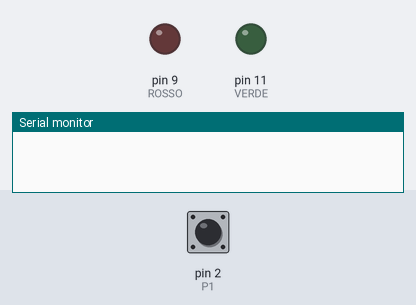
Simulated run of this sketch. Board: Arduino Uno, built with avr-gcc and run on an emulated ATmega328P. On the bench: output pins drawn as LEDs (lit = HIGH), the last lines printed to the serial monitor. The test bench sets the inputs (shaded band); at power-on: pin 2 (P1) LOW. Random numbers use the default seed unless the sketch sets one.

Above: at 1.2 s.
1.3 s: pin 2 (P1) driven HIGH
At 2.5 s:
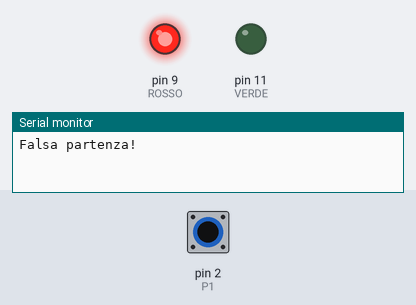
2.8 s: pin 2 (P1) driven LOW
At 5.61 s:
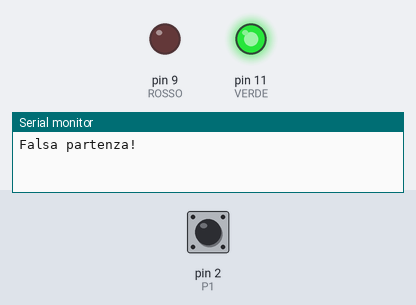
5.8 s: pin 2 (P1) pulsed HIGH 2 times (0.12 s each, 0.3 s apart)
At 7.7 s:
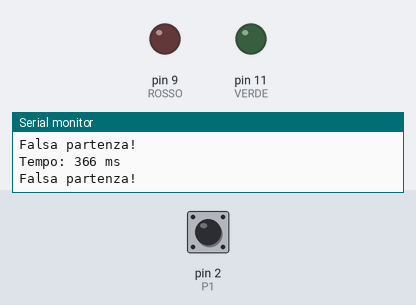
Timing chart, 0 to 12.1 s (numbered marks = the images above; inputs shaded):
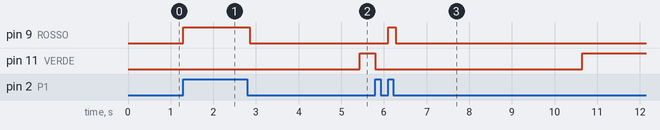

Measured:
- after the input at 1.3 s, pin 9 (ROSSO): LOW → HIGH at once
- after the input at 2.8 s, pin 9 (ROSSO): HIGH → LOW after 0.05 s; pin 11 (VERDE): LOW → HIGH after 2.6 s
- after the input at 5.8 s, pin 9 (ROSSO): LOW → HIGH after 0.30 s, → LOW 0.17 s later; pin 11 (VERDE): HIGH → LOW at once, → HIGH 4.8 s later

The sketch:

soluzione-C-difficile-gioco-riflessi.ino
```cpp
/*
===============================================================================
CONSEGNA - ESERCIZIO C (DIFFICILE) - Gioco dei riflessi, polling non bloccante su due fronti
===============================================================================
Classe terza - Sistemi e reti
Argomenti: pull-down, le quattro situazioni critiche, polling non bloccante su
due fronti (versioni 1 e 4), confronto fra prontezza e sicurezza.

Realizzate in Tinkercad un gioco che misura il tempo di reazione: dopo
un'attesa casuale si accende un LED verde e il giocatore deve premere il
pulsante il piu' presto possibile. Il tempo viene stampato sul Monitor
seriale. Chi preme prima del verde fa una falsa partenza.

OBIETTIVO
Qui la pressione e il rilascio servono a cose diverse: la PRESSIONE ferma il
cronometro (deve essere riconosciuta subito, altrimenti il tempo e' falsato),
il RILASCIO fa partire la manche successiva. Il programma deve controllare il
pulsante anche durante l'attesa casuale, per accorgersi delle false partenze:
per questo non puo' essere bloccante.

CIRCUITO IN TINKERCAD (Arduino Uno R3)
 Componente           Collegamento                     A cosa serve
 Pulsante             tra il pin 2 e 5V                premuto porta il pin 2 a HIGH
 Resistenza 10 kOhm   tra il pin 2 e GND               pull-down
 LED verde            pin 11, con resistenza 220 Ohm   "via!"
 LED rosso            pin 9,  con resistenza 220 Ohm   falsa partenza
Il Monitor seriale va aperto a 9600 baud.

REQUISITI
 Il gioco ha tre stati: ATTESA, VIA, FINE.
 1. ATTESA: LED spenti. Si estrae un'attesa casuale fra 2 e 5 s
    (random(2000, 5001)); quando e' trascorsa si passa a VIA.
 2. VIA: si accende il LED verde e si memorizza l'istante di accensione.
    Alla PRESSIONE il verde si spegne, si stampa il tempo di reazione in ms e
    si passa a FINE.
 3. Se il pulsante viene premuto in ATTESA (falsa partenza) si accende il LED
    rosso, si stampa "Falsa partenza!" e si passa a FINE.
 4. FINE: al RILASCIO del pulsante si spengono i LED e riparte una nuova
    manche in ATTESA.
 5. Dopo 5 manche valide si stampano il tempo migliore e la media; poi si
    ricomincia da capo.
 6. Ogni pressione conta una sola volta, anche se il contatto rimbalza.

VINCOLI SUL CODICE
 - Il pulsante si gestisce con la versione 1 della dispensa sul polling non
   bloccante su due fronti (millis(), t0, attivo): pressione riconosciuta
   alla prima lettura alta, rilascio confermato da 50 ms di livello basso.
 - doOnRise() gestisce la pressione (stop del cronometro o falsa partenza),
   doOnFall() la ripartenza; entrambe agiscono in base allo stato del gioco.
 - Lo stato del gioco e' una variabile (byte o enum) e il loop() ha due
   compiti separati: prima il pulsante, poi l'avanzamento del gioco.
 - Nessun delay(); tutte le differenze di tempo come millis() - t > durata,
   con variabili unsigned long.
 - In setup() randomSeed(analogRead(A0)).

COME PROVARLO
 [ ] Cinque manche normali: tempi plausibili (150-400 ms) e alla fine migliore
     e media.
 [ ] Premete prima del verde: LED rosso e "Falsa partenza!", la manche non
     conta.
 [ ] Tenete premuto dopo la misura: la manche successiva parte solo quando
     rilasciate.
 [ ] Premete in VIA: il tempo stampato non cambia se tenete premuto piu' a
     lungo.

COSA CONSEGNARE
 1. Il link al progetto Tinkercad, condiviso in sola lettura.
 2. Il codice completo, con un commento su ogni riga che riguarda i tempi.
 3. Il diagramma degli stati del gioco (ATTESA, VIA, FINE) con gli eventi che
    fanno passare da uno all'altro.
 4. Le risposte alle domande.

DOMANDE
 1. Perche' il cronometro si ferma alla pressione e non al rilascio, mentre
    la ripartenza avviene al rilascio? Che cosa misurereste agendo al
    rilascio?
 2. Con la versione 1, di quanto e' in ritardo il riconoscimento della
    pressione rispetto al contatto vero? E il rilascio?
 3. Riscrivete la gestione del pulsante con la versione 4 (schedulatore,
    TBASE = 50 ms). Quale errore massimo e quale errore medio si aggiungono al
    tempo di reazione misurato? E' accettabile per questo gioco?
 4. Uno spike di 2 ms a pulsante rilasciato, con la versione 1: che effetto ha
    in ATTESA? E in VIA? E' un problema di sicurezza o solo di gioco?
 5. Un buco di 3 ms del contatto mentre il giocatore tiene premuto in FINE
    puo' far partire una manche? Rispondete per la versione 1 e per la
    versione 4.
 6. Perche' un programma bloccante (con waitUntilInputLow() e delay() per
    l'attesa casuale) non potrebbe riconoscere le false partenze?
===============================================================================
*/

// ---------------------------------------------------------------------------
// SOLUZIONE - versione 1 su due fronti (millis(), t0, attivo)
// ---------------------------------------------------------------------------
const byte P1 = 2;                        // pull-down: premuto = HIGH
const byte VERDE = 11;
const byte ROSSO = 9;
const unsigned long TDEBOUNCE = 50;       // ms di basso continuo per il rilascio
const byte NMANCHE = 5;

enum { ATTESA, VIA, FINE };
byte statoGioco = ATTESA;

unsigned long t0 = 0;                     // ultima lettura alta del pulsante
bool attivo = false;                      // pulsante premuto (pressione riconosciuta)

unsigned long tStato = 0;                 // inizio dell'ATTESA o accensione del verde
unsigned long attesa = 0;                 // durata casuale dell'ATTESA (ms)
byte manche = 0;                          // manche valide giocate
unsigned long somma = 0;                  // somma dei tempi validi (ms)
unsigned long migliore = 0;               // tempo migliore (ms)

void nuovaManche() {
  digitalWrite(VERDE, LOW);
  digitalWrite(ROSSO, LOW);
  attesa = random(2000, 5001);            // fra 2 e 5 s
  tStato = millis();                      // l'attesa comincia adesso
  statoGioco = ATTESA;
}

void doOnRise() {
  // PRESSIONE: riconosciuta alla prima lettura alta, quindi subito
  if (statoGioco == ATTESA) {             // premuto prima del verde
    digitalWrite(ROSSO, HIGH);
    Serial.println("Falsa partenza!");
    statoGioco = FINE;
  } else if (statoGioco == VIA) {
    unsigned long tr = millis() - tStato; // tempo di reazione (ms)
    digitalWrite(VERDE, LOW);
    Serial.print("Tempo: ");
    Serial.print(tr);
    Serial.println(" ms");
    manche++;
    somma += tr;
    if (manche == 1 || tr < migliore) migliore = tr;
    if (manche == NMANCHE) {
      Serial.print("Migliore: ");
      Serial.print(migliore);
      Serial.print(" ms  Media: ");
      Serial.print(somma / NMANCHE);
      Serial.println(" ms");
      manche = 0;                         // si ricomincia da capo
      somma = 0;
    }
    statoGioco = FINE;
  }
  // in FINE la pressione non fa nulla
}

void doOnFall() {
  // RILASCIO: confermato da 50 ms di basso; in FINE fa partire la manche dopo
  if (statoGioco == FINE) nuovaManche();
}

void setup() {
  Serial.begin(9600);
  pinMode(P1, INPUT);
  pinMode(VERDE, OUTPUT);
  pinMode(ROSSO, OUTPUT);
  randomSeed(analogRead(A0));             // A0 scollegato: valore casuale
  nuovaManche();
}

void loop() {
  // --- compito 1: il pulsante
  if (digitalRead(P1) == HIGH) {
    if (!attivo) {                        // prima lettura alta: pressione
      attivo = true;
      doOnRise();
    }
    t0 = millis();                        // a ogni lettura alta il timer riparte
  } else if (attivo && millis() - t0 > TDEBOUNCE) {
    attivo = false;                       // basso da piu' di 50 ms: rilascio
    doOnFall();
  }

  // --- compito 2: il gioco
  if (statoGioco == ATTESA && millis() - tStato > attesa) {   // attesa finita
    digitalWrite(VERDE, HIGH);
    tStato = millis();                    // il cronometro parte adesso
    statoGioco = VIA;
  }
}

/*
===============================================================================
RISPOSTE ALLE DOMANDE
===============================================================================
1. Il tempo di reazione e' l'intervallo fra l'accensione del verde e
   l'istante in cui il dito chiude il contatto: va preso alla pressione, e
   con la versione 1 la pressione e' riconosciuta alla prima lettura alta,
   cioe' subito. Agendo al rilascio si misurerebbe il tempo di reazione PIU'
   il tempo per cui il giocatore tiene premuto PIU' i 50 ms di conferma: un
   numero che non dice nulla dei riflessi. La ripartenza invece non ha
   fretta: al rilascio si e' sicuri che il dito si e' alzato, quindi la
   nuova manche non parte con il pulsante gia' premuto (che sarebbe una
   falsa partenza immediata).

2. Pressione: riconosciuta alla prima lettura alta, quindi con un ritardo di
   un giro di loop() (meno di 1 ms); i rimbalzi della pressione non la
   ritardano, perche' basta il primo contatto. Rilascio: confermato 50 ms
   dopo l'ultimo rimbalzo, quando il pin e' stato LOW per 50 ms di fila.

3. Con lo schedulatore la pressione e' vista alla prima lettura dopo il
   contatto: le letture sono ogni 50 ms, quindi il ritardo va da 0 a 50 ms,
   in media 25 ms. L'errore si aggiunge al tempo di reazione e cambia da una
   manche all'altra. Su tempi di 150-400 ms e' un errore fino al 15-30%, e
   due giocatori che differiscono di 20 ms non si possono confrontare: per
   questo gioco non e' accettabile.

4. Lo spike a riposo e' preso per una pressione (la versione 1 non lo
   filtra):
   - in ATTESA: falsa partenza falsa, la manche e' persa senza colpa;
   - in VIA: il cronometro si ferma su un tempo inventato, magari un
     "record" di pochi ms;
   in entrambi i casi 50 ms dopo il "rilascio" viene confermato e parte la
   manche successiva. E' un problema di gioco, non di sicurezza: nessuna
   macchina si muove. Fa capire pero' perche' dove l'errore e' pericoloso si
   conferma anche la pressione.

5. Versione 1: no. Un buco di 3 ms e' piu' corto dei 50 ms richiesti per
   confermare il rilascio: alla lettura alta successiva t0 riparte, attivo
   resta true, doOnFall() non viene chiamata.
   Versione 4: si', se una lettura cade nel buco. Quella lettura vale LOW e
   la precedente HIGH: e' un fronte di discesa, doOnFall() fa partire la
   manche. Alla lettura dopo il pulsante e' di nuovo HIGH: fronte di salita,
   doOnRise() in ATTESA, quindi una falsa partenza mentre il giocatore non
   ha fatto nulla. La probabilita' e' circa 3/50 = 6% per ogni buco.

6. Un programma bloccante, durante delay(attesa), non legge il pulsante: chi
   preme prima del verde non viene visto. Peggio: se il pulsante e' ancora
   premuto quando l'attesa finisce, il programma lo trova subito HIGH e
   misura un tempo di reazione di 0 ms. Per vedere le false partenze il
   pulsante va letto DURANTE l'attesa, cioe' nello stesso loop() che
   controlla il tempo: serve un programma non bloccante.

VERIFICA IN SIMULAZIONE
Pressioni simulate 200, 220, 260, 280, 300 ms dopo il verde: tempi stampati
202, 220, 262, 280, 300 ms (i 2 ms in piu' sono il primo rimbalzo che
cade basso); falsa partenza riconosciuta e non contata; pressione tenuta 3 s:
la manche successiva parte solo dopo il rilascio; dopo 5 manche valide:
migliore 202 ms, media 252 ms.
*/
```
